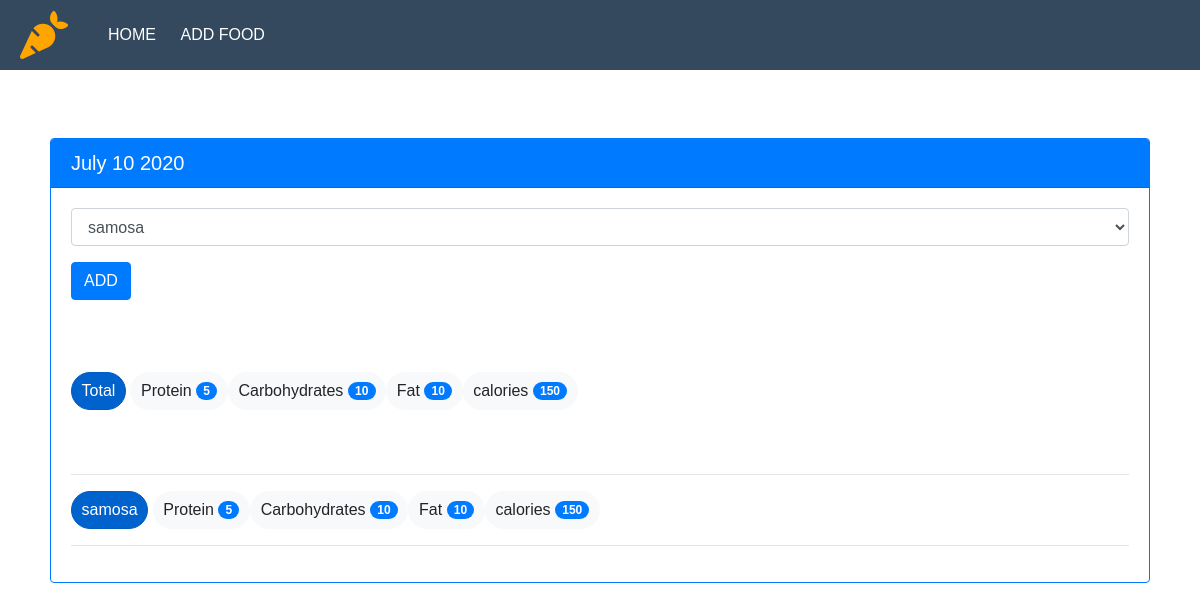
Page /view/20200710 on the committed database.
### tables this page shows
CREATE TABLE food(
	id integer primary key autoincrement,
	name text not null,
	protein integer not null,
	carbohydrates integer not null,
	fat integer not null,
	calories integer not null
);

### app.py (the view)
@app.route('/view/<date>',methods=['GET','POST'])
def view(date):
	db=get_db()
	cur=db.execute('select id,entry_date from log_date where entry_date = ? ',[date])
	date_result=cur.fetchone()
	if request.method=='POST':
		db.execute('insert into food_date (food_id, log_date_id) values (?,?)',[request.form['food-select'], date_result[0]])
		db.commit()
	d=datetime.strptime(str(date_result[1]), '%Y%m%d')
	pretty_date=datetime.strftime(d,' %B %d %Y')
	food_cur=db.execute('select id, name from food')
	food_result=food_cur.fetchall()
	log_cur=db.execute('select food.name, food.protein, food.carbohydrates, food.fat, food.calories from log_date join food_date on food_date.log_date_id=log_date.id join food on food.id=food_date.food_id where log_date.entry_date=?',[date])
	log_results=log_cur.fetchall()
	totals={'protein':0, 'carbohydrates':0,'fat':0,'calories':0}
	for food in log_results:
		totals['protein']+=int(food[1])
		totals['carbohydrates']+=int(food[2])
		totals['fat']+=int(food[3])
		totals['calories']+=int(food[4])
	return render_template('view.html',entry_date=date_result[1],pretty_date=pretty_date,food_result=food_result,log_results=log_results,totals=totals)

### app.py (called while the page is built)
def get_db():
    db = getattr(g, '_database', None)
    if db is None:
        db = g._database = sqlite3.connect(DATABASE)
    return db

@app.teardown_appcontext
def close_connection(exception):
    db = getattr(g, '_database', None)
    if db is not None:
        db.close()

### templates/view.html (shortened to what this page needs)
{% extends 'base.html' %}
{% block body %}
  <!DOCTYPE html>
  <html>
    <head>
    </head>
    <body>
      <br><br>
      <div class="container theme-showcase "  style="padding: 20px 20px" role="main">
        <form method="POST" action="{{ url_for('view',date=entry_date) }}">
          <div class="card border-primary  mb-3">
            <h5 class="card-header bg-primary text-white">{{ pretty_date }}</h5>
            <div class="card-body">
              <div class="form-group" >
                <select class="form-control" name="food-select">
                  {% for food in food_result %}
                    <option value={{ food[0] }} >{{ food[1] }}</option>
                  {% endfor %}
                </select>
              </div>
              <button type="submit" class="btn btn-primary" >ADD</button>
            </form>
            <br><br><br><br>
            <div class="btn-group-toggle"  data-toggle="buttons">
              <label class="btn btn-primary active badge-pill">
                <input type="checkbox" checked autocomplete="off">Total
              </label>
              <button type="button" class="btn btn-light badge-pill">
              Protein <span class="badge badge-primary badge-pill">{{ totals.protein }}</span>
              <button type="button" class="btn btn-light badge-pill">
              Carbohydrates <span class="badge badge-primary badge-pill">{{ totals.carbohydrates }}</span>
              <button type="button" class="btn btn-light badge-pill">
              Fat <span class="badge badge-primary badge-pill">{{ totals.fat }}</span>
              <button type="button" class="btn btn-light badge-pill">
              calories <span class="badge badge-primary badge-pill">{{ totals.calories }}</span>
              </button>
            </div>
            <br><br>
            <hr>
            {% for food in log_results %}
              <div class="btn-group-toggle"  data-toggle="buttons">
                <label class="btn btn-primary active badge-pill">
                  <input type="checkbox" checked autocomplete="off">{{ food[0] }}
                </label>
                <button type="button" class="btn btn-light badge-pill">
                Protein <span class="badge badge-primary badge-pill">{{ food[1] }}</span>
                <button type="button" class="btn btn-light badge-pill">
                Carbohydrates <span class="badge badge-primary badge-pill">{{ food[2] }}</span>
                <button type="button" class="btn btn-light badge-pill">
                Fat <span class="badge badge-primary badge-pill">{{ food[3] }}</span>
                <button type="button" class="btn btn-light badge-pill">
                calories <span class="badge badge-primary badge-pill">{{ food[4] }}</span>
                </button>
              </div><hr>
            {% endfor %}
          </div>
        </body>
      </html>
    {% endblock %}

### static/base.css (style rules this page uses)
* { margin: 0; padding: 0; font-family: "montserrat",sans-serif; }

### rows in the picture
food: name "samosa", protein "5", carbohydrates "10", fat "10", calories "150"

### other values in the picture
{{ pretty_date }} "July 10 2020"
{{ totals.protein }} "5"
{{ totals.carbohydrates }} "10"
{{ totals.fat }} "10"
{{ totals.calories }} "150"
form field food-select "samosa"
